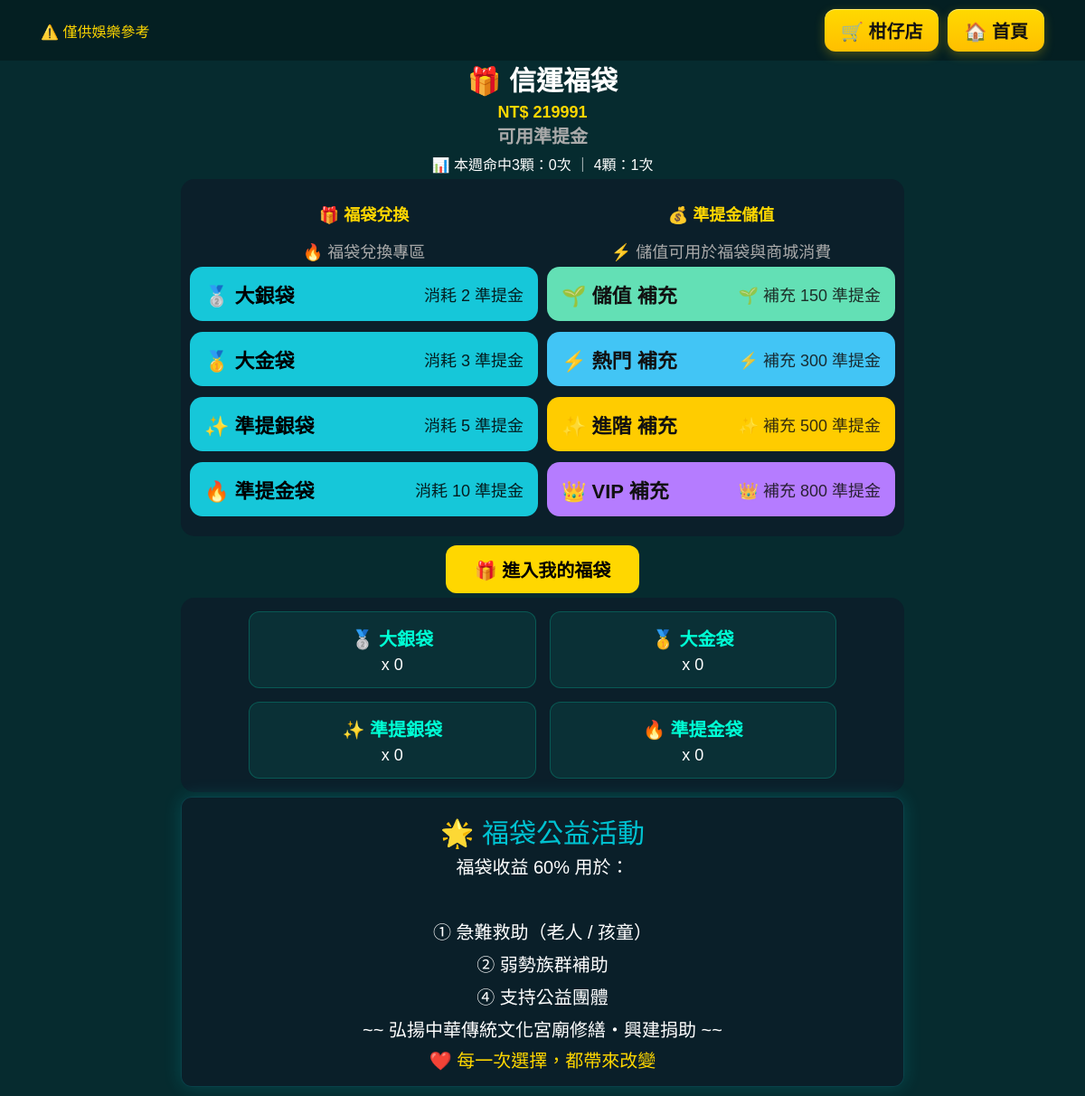
The app's page /bag (signed in), older data.
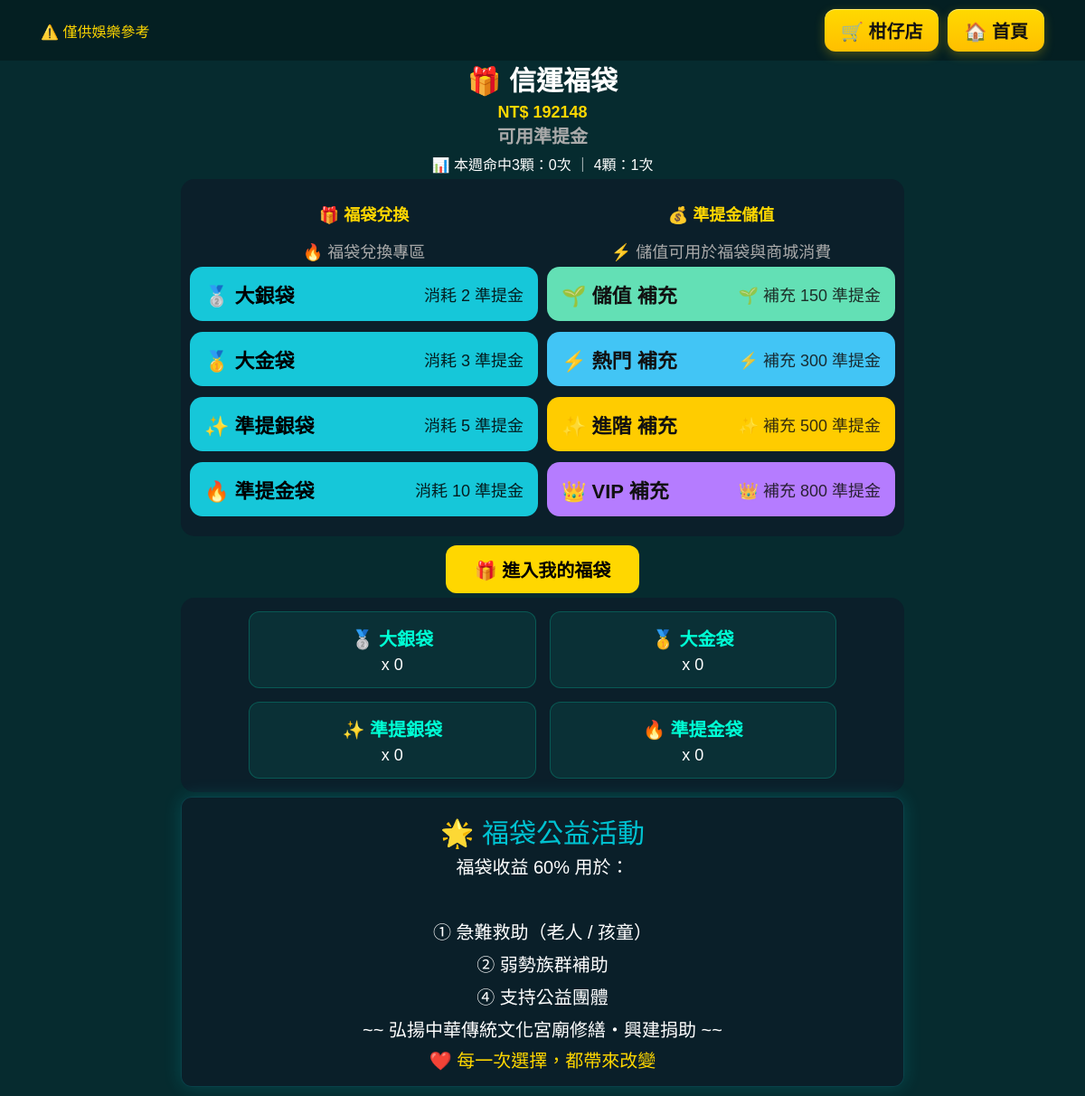
The same page, newer data.
### tables this page shows
CREATE TABLE users (
    id INTEGER PRIMARY KEY AUTOINCREMENT,
    username TEXT UNIQUE,
    password TEXT
, points INTEGER DEFAULT 1000, email TEXT, phone TEXT, address TEXT, name TEXT);

### routes/bag.py (the view)
@bag_bp.route("/bag")
def bag_page():
    if "user_id" not in session:
        return redirect("/login")
    user_id = session["user_id"]
    conn = get_shop_db()
    print(conn)
    conn.row_factory = sqlite3.Row
    c = conn.cursor()
    c.execute(
        """
        SELECT bag_type, COUNT(*) as total
        FROM user_bags
        WHERE user_id=? AND is_opened=0
        GROUP BY bag_type
        """,
        (user_id,),
    )
    groups = c.fetchall()
    bag_types = ["silver", "gold", "pray_silver", "pray_gold"]
    groups_dict = {g["bag_type"]: g["total"] for g in groups}
    fixed_groups = []
    for t in bag_types:
        fixed_groups.append({"bag_type": t, "total": groups_dict.get(t, 0)})
    groups = fixed_groups
    c.execute("SELECT points FROM users WHERE id=?", (user_id,))
    user = c.fetchone()
    balance = user["points"] if user else 0
    start = datetime.now() - timedelta(days=7)
    end = datetime.now()
    c.execute(
        """
        SELECT hit_count
        FROM user_bags
        WHERE status='settled'
        AND date(settled_at) BETWEEN ? AND ?
        """,
        (
            start.strftime("%Y-%m-%d"),
            end.strftime("%Y-%m-%d"),
        ),
    )
    rows = c.fetchall()
    hit3 = sum(1 for r in rows if r["hit_count"] == 3)
    hit4 = sum(1 for r in rows if r["hit_count"] == 4)
    conn.close()
    return render_template(
        "bag.html",
        groups=groups,
        money=balance,
        hit3=hit3,
        hit4=hit4,
    )

### app.py (called while the page is built)
@app.context_processor
def inject_user():
    user_id = session.get("user_id")
    balance = 0
    if user_id:
        conn = None
        try:
            conn = get_shop_db()
            c = conn.cursor()
            c.execute("SELECT points FROM users WHERE id=?", (user_id,))
            row = c.fetchone()
            if row:
                balance = row[0]
        except Exception as e:
            print("inject_user error:", e)
        finally:
            if conn:
                conn.close()
    return dict(global_money=balance)

@app.before_request
def make_session_permanent():
    session.permanent = True

### services/db.py (called while the page is built)
def get_shop_db():
    print("========== SHOP DB ==========")
    print(os.path.abspath(SHOP_DB))
    print("=============================")
    conn = sqlite3.connect(SHOP_DB, timeout=30)
    conn.execute("PRAGMA journal_mode=WAL")
    conn.row_factory = sqlite3.Row
    return conn

### templates/bag.html (shortened to what this page needs)
<!DOCTYPE html>
<html lang="zh-TW">
<head>
</head>
<body>
    <div class="top-bar">
        <div class="left">
            ⚠️ 僅供娛樂參考
        </div>
        <div class="right">
            <a href="/shop" class="nav-btn">
                🛒 柑仔店
            </a>
            <a href="/" class="nav-btn">
                🏠 首頁
            </a>
        </div>
    </div>
    <h1>🎁 信運福袋</h1>
    <div class="balance-box">
        NT$ {{ money }}
        <div class="balance-sub">
            可用準提金
        </div>
    </div>
    <div class="trust-mini">
        <div class="trust-sub">
            📊 本週命中3顆：{{ hit3 }}次 ｜ 4顆：{{ hit4 }}次
        </div>
    </div>
    <div class="main">
        <div class="card store">
            <div class="box">
                <h2>🎁 福袋兌換</h2>
                <div class="note">
                    🔥 福袋兌換專區
                </div>
                <form method="POST" action="/buy/silver">
                    <button class="btn">
                        🥈 大銀袋
                        <span class="bag-cost">消耗 2 準提金</span>
                    </button>
                </form>
                <form method="POST" action="/buy/gold">
                    <button class="btn">
                        🥇 大金袋
                        <span class="bag-cost">消耗 3 準提金</span>
                    </button>
                </form>
                <form method="POST" action="/buy/pray_silver">
                    <button class="btn">
                        ✨ 準提銀袋
                        <span class="bag-cost">消耗 5 準提金</span>
                    </button>
                </form>
                <form method="POST" action="/buy/pray_gold">
                    <button class="btn">
                        🔥 準提金袋
                        <span class="bag-cost">消耗 10 準提金</span>
                    </button>
                </form>
            </div>
            <div class="box">
                <h2>💰 準提金儲值</h2>
                <div class="note">
                    ⚡ 儲值可用於福袋與商城消費
                </div>
                <form method="POST" action="/topup/150">
                    <button class="btn topup-green">
                        🌱 儲值 補充
                        <span class="bag-cost">🌱 補充 150 準提金</span>
                    </button>
                </form>
                <form method="POST" action="/topup/300">
                    <button class="btn topup-blue">
                        ⚡ 熱門 補充
                        <span class="bag-cost">⚡ 補充 300 準提金</span>
                    </button>
                </form>
                <form method="POST" action="/topup/500">
                    <button class="btn topup-purple">
                        ✨ 進階 補充
                        <span class="bag-cost">✨ 補充 500 準提金</span>
                    </button>
                </form>
                <form method="POST" action="/topup/800">
                    <button class="btn topup-gold">
                        👑 VIP 補充
                        <span class="bag-cost">👑 補充 800 準提金</span>
                    </button>
                </form>
            </div>
        </div>
        <a href="/mybag" class="enter">
            🎁 進入我的福袋
        </a>
        <div class="card">
            <div class="bag-groups">
                {% for g in groups %}
                <div class="bag-card">
                    <div class="bag-title">
                        {{
                        "🥈 大銀袋" if g.bag_type == "silver" else
                        "🥇 大金袋" if g.bag_type == "gold" else
                        "✨ 準提銀袋" if g.bag_type == "pray_silver" else
                        "🔥 準提金袋"
                        }}
                    </div>
                    <div class="bag-count">
                        x {{ g.total }}
                    </div>
                </div>
                {% endfor %}
            </div>
        </div>
        <div class="charity">
            <div class="charity-title">
                🌟 福袋公益活動
            </div>
            <div class="charity-text">
                福袋收益 60% 用於：<br><br>
                ① 急難救助（老人 / 孩童）<br>
                ② 弱勢族群補助<br>
                ④ 支持公益團體<br>
                ~~ 弘揚中華傳統文化宮廟修繕・興建捐助 ~~
            </div>
            <div class="charity-footer">
                ❤️ 每一次選擇，都帶來改變
            </div>
        </div>
    </div>
</body>
</html>

### templates/bag.html (style rules this page uses)
body { background: #062b2f; color: #fff; text-align: center; font-family: Arial; margin: 0; padding-top: 45px; overflow-x: hidden; }
.top-bar { position: fixed; top: 0; left: 0; width: 100%; background: #041f22; padding: 10px 15px; display: flex; justify-content: space-between; align-items: center; box-sizing: border-box; z-index: 999; }
.left { margin-left: 30px; color: #FFD700; }
.right { margin-right: 30px; display: flex; gap: 10px; flex-wrap: wrap; }
.nav-btn { background: linear-gradient(180deg, #ffd900, #ffbf00); color: #111; font-size: 20px; font-weight: 900; padding: 9px 18px; border-radius: 12px; text-decoration: none; box-shadow: 0 4px 12px rgba(255, 215, 0, 0.25), inset 0 1px 0 rgba(255, 255, 255, 0.4); transition: 0.2s; }
h1 { font-size: 30px; margin-bottom: 0px; }
.balance-box { font-size: 18px; font-weight: bold; color: #FFD700; margin-top: 5px; margin-bottom: 5px; }
.balance-sub { font-size: 20px; color: #aaa; }
.trust-mini { margin-bottom: 5px; }
.main { display: flex; flex-direction: column; align-items: center; gap: 5px; width: 100%; padding: 0 15px; box-sizing: border-box; }
.card { width: 100%; max-width: 800px; background: #0b1f2a; border-radius: 15px; box-sizing: border-box; }
.store { display: flex; gap: 10px; flex-wrap: wrap; align-items: stretch; padding: 10px; }
.box { flex: 1; min-width: 260px; display: flex; flex-direction: column; justify-content: flex-start; }
.box h2 { font-size: 18px; color: #FFD700; }
.note { font-size: 18px; color: #aaa; margin-bottom: 5px; }
form { width: 100%; }
.btn { width: 100%; border: none; border-radius: 14px; background: #16c7d9; padding: 14px 16px; margin-bottom: 12px; display: flex; justify-content: space-between; align-items: center; font-size: 22px; font-weight: bold; cursor: pointer; }
.bag-cost { font-size: 18px; font-weight: normal; opacity: 0.85; }
.enter { display: inline-block; margin-top: 5px; padding: 12px 32px; background: #FFD700; color: #000; border-radius: 12px; font-size: 20px; font-weight: bold; text-decoration: none; transition: 0.2s; }
.bag-groups { display: grid; grid-template-columns: repeat(2, 1fr); gap: 15px; max-width: 650px; margin: 0px auto; padding: 15px; }
.bag-card { padding: 14px 12px; border-radius: 12px; background: rgba(0, 255, 200, 0.08); border: 1px solid rgba(0, 255, 200, 0.2); text-align: center; transition: 0.2s; }
.bag-title { font-size: 20px; font-weight: bold; color: #00ffd5; }
.bag-count { margin-top: 5px; font-size: 18px; }
.charity { width: 100%; max-width: 800px; background: rgba(11, 31, 42, 0.95); border-radius: 12px; padding: 15px; margin-bottom: 10px; box-sizing: border-box; box-shadow: 0 0 20px rgba(0, 255, 255, 0.15); border: 1px solid rgba(0, 255, 255, 0.15); }
.charity-title { font-size: 30px; color: #00c2d1; }
.charity-text { font-size: 20px; line-height: 1.8; }
.charity-footer { font-size: 20px; margin-top: 0px; color: #FFD700; }
a { color: #00ffd6; text-decoration: none; }
.topup-green { background: #63e0b5; color: #111; }
.topup-blue { background: #42c5f5; color: #111; }
.topup-purple { background: #ffcc00; color: #111; }
.topup-gold { background: #b57cff; color: #111; }

Row changes from the older to the newer data that the page shows:
changed users: points "219991" → "192148"
